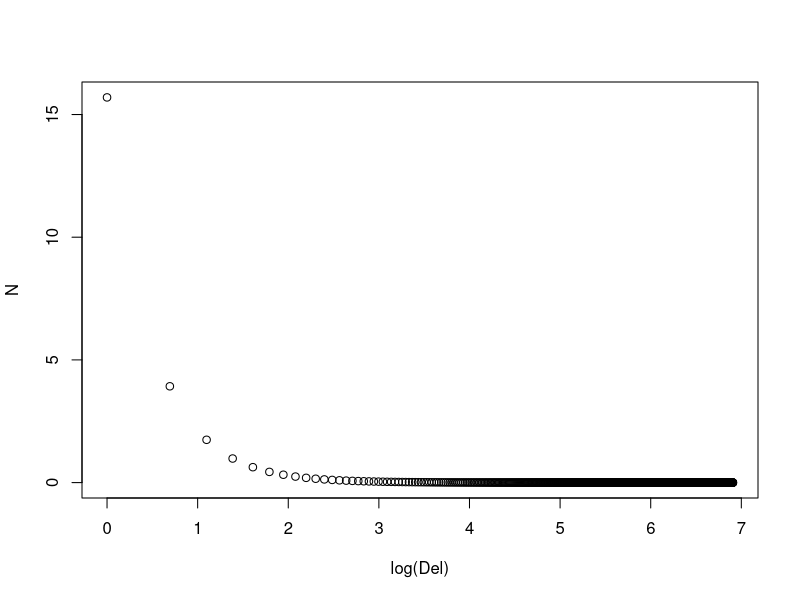
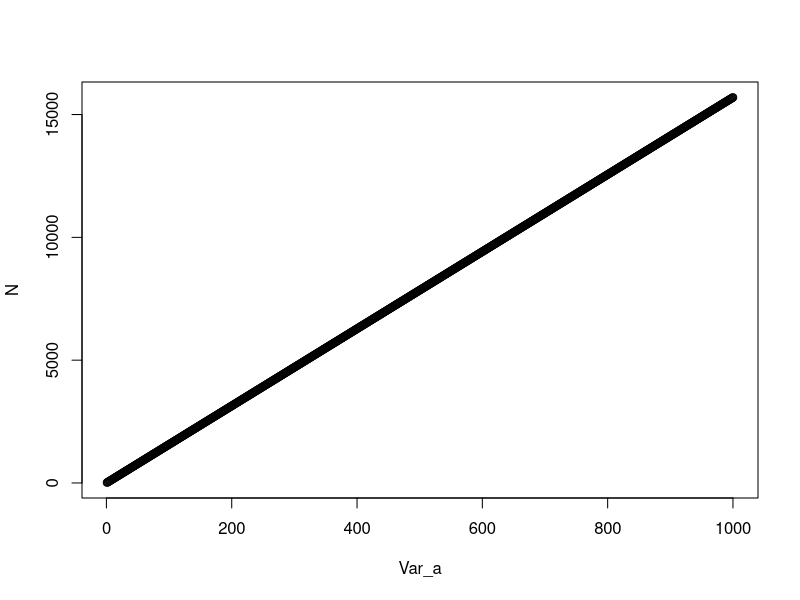

Source code (R) for these figures, in order:
## ---- chunk 1
# 1st question, if we want to achieve 0.8 power, how many samples do we need
power <- 0.8
alpha <- 0.05
z0 <- qnorm(p = 0.975)
z1 <- qnorm(p = 0.2)
n <- 2 * (z0 - z1) ^ 2
n
## ---- chunk 2
# relations between sample size N with delta(effect size)
N <- NULL
Del <- NULL
for(del in c(1:1000)){
  Del <- c(Del,del)
  N <- c(N, (2 * (z0 - z1)^2 / del ^ 2))
}
plot(x = log(Del), y = N)
## ---- chunk 3
# relations between sample size N with variance
Var_a <- NULL
N <- NULL
for(var in c(1:1000)){
  Var_a <- c(Var_a, var)
  N <- c(N, ((2 * var) * (z0 - z1)^2))
}
plot(x = Var_a, y = N)
## ---- chunk 4
# rolling dice
# using chi square test to test if they are fair dices
# test goodness of fitting
p1 <- 1/6
p0 <- 5/6
chisq.test(x = c(48,35,15,3),
           p = c(
                p0 ^ 3, 
                choose(3,1) * p1 * (p0 ^ 2),
                choose(3,2) * (p1 ^ 2) * p0,
                p1 ^ 3
                )
           )
